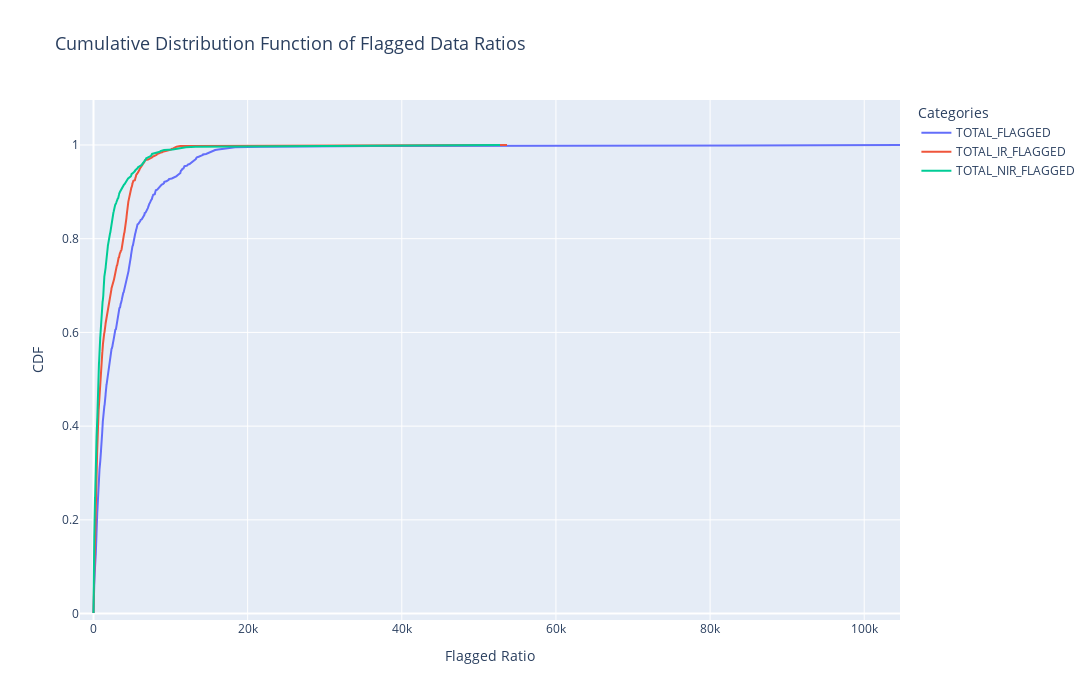

This figure's notebook cell:
### Code cell
import pandas as pd
import plotly.graph_objects as go

# Load the CSV file
file_path = "merged_seasonal_flagging_dvrt_data_840_stations_results_20250409.csv"  # Update the path if needed
df = pd.read_csv(file_path)

# Define columns to plot
columns_to_plot = ["TOTAL_FLAGGED", "TOTAL_IR_FLAGGED", "TOTAL_NIR_FLAGGED"]

# Create a CDF for each category
fig = go.Figure()

for column in columns_to_plot:
    # Sort the data for the CDF calculation
    sorted_data = sorted(df[column].dropna())  # Remove NaN values
    cdf_y = [i / len(sorted_data) for i in range(1, len(sorted_data) + 1)]  # Calculate CDF values

    # Add line to the figure
    fig.add_trace(go.Scatter(
        x=sorted_data, 
        y=cdf_y, 
        mode='lines', 
        name=column  # Name the line based on the column
    ))

# Update layout for better visibility
fig.update_layout(
    width=1200,  
    height=700,  
    title="Cumulative Distribution Function of Flagged Data Ratios",
    title_font_size=18,
    xaxis_title="Flagged Ratio",
    yaxis_title="CDF",
    xaxis_title_font_size=14,
    yaxis_title_font_size=14,
    legend_title="Categories"
)

# Show the plot
fig.show()

### Figure 1 — Plotly figure (JSON) as saved in the notebook; plotly's stock layout.template omitted (floating-point values rounded to 4 significant figures; data arrays with more than 128 entries replaced by an {"elided": "..."} marker saying what was removed)
{"data": [{"mode": "lines", "name": "TOTAL_FLAGGED", "type": "scatter", "x": {"elided": "839 int values"}, "y": {"elided": "839 float values"}}, {"mode": "lines", "name": "TOTAL_IR_FLAGGED", "type": "scatter", "x": {"elided": "839 int values"}, "y": {"elided": "839 float values"}}, {"mode": "lines", "name": "TOTAL_NIR_FLAGGED", "type": "scatter", "x": {"elided": "839 int values"}, "y": {"elided": "839 float values"}}], "layout": {"dragmode": "pan", "height": 700, "legend": {"title": {"text": "Categories"}}, "title": {"font": {"size": 18}, "text": "Cumulative Distribution Function of Flagged Data Ratios"}, "width": 1200, "xaxis": {"autorange": false, "range": [-1752.0, 104600.0], "title": {"font": {"size": 14}, "text": "Flagged Ratio"}, "type": "linear"}, "yaxis": {"autorange": false, "range": [-0.01375, 1.096], "title": {"font": {"size": 14}, "text": "CDF"}, "type": "linear"}}}
